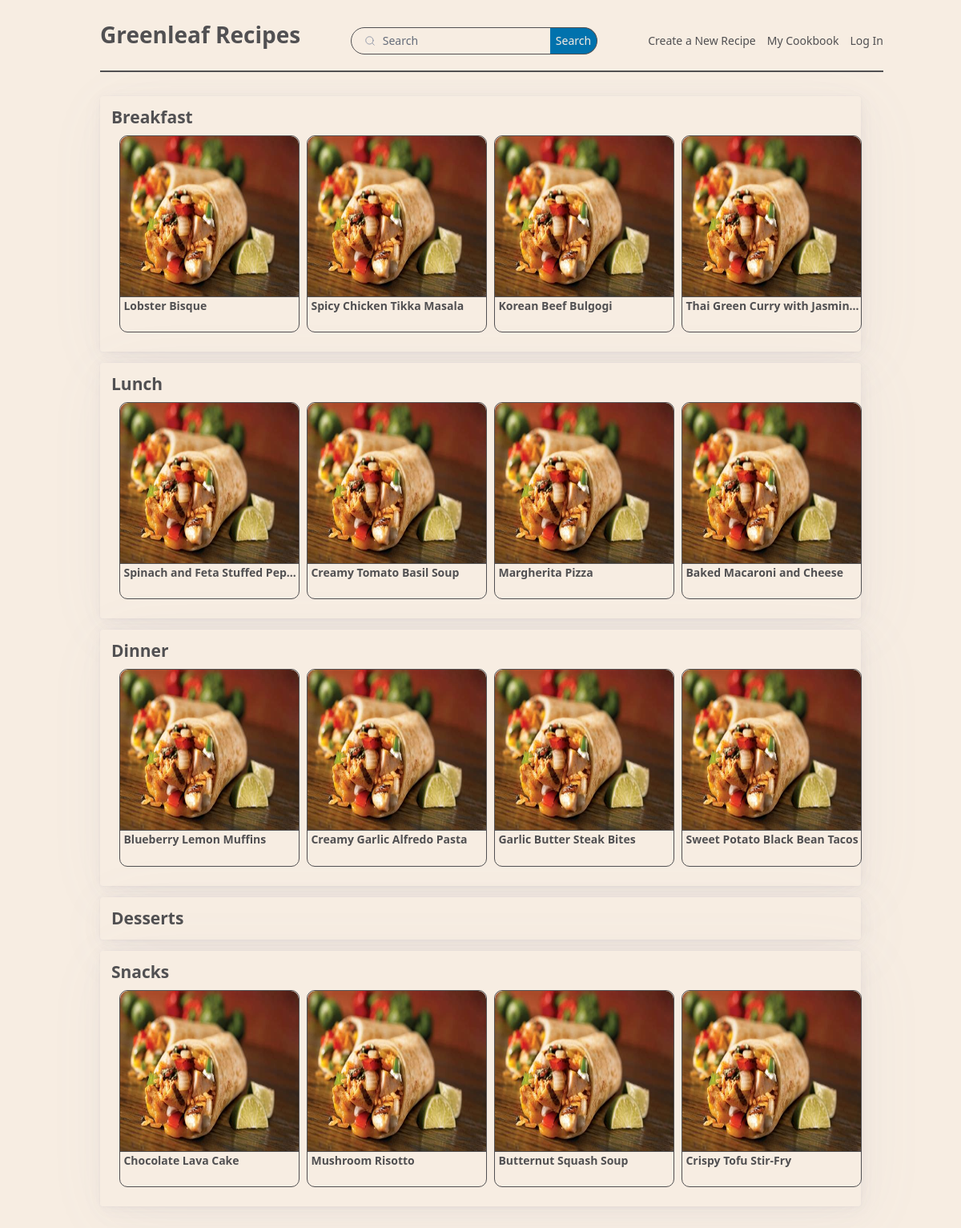
The page / on the database its author committed.
### app.py (models this page shows, shortened)
class Recipe(db.Model):
    id:so.Mapped[int] = so.mapped_column(primary_key=True)
    name:so.Mapped[str] = so.mapped_column(index=True, default="Default name")
    meal:so.Mapped[str] = so.mapped_column(index=True, default="Default meal")
    servings:so.Mapped[int] = so.mapped_column(default=0)
    prepTime:so.Mapped[float] = so.mapped_column(default=-1.0)
    prepUnit:so.Mapped[str] = so.mapped_column(default="Default unit")
    cookTime:so.Mapped[float] = so.mapped_column(default=-1.0)
    cookUnit:so.Mapped[str] = so.mapped_column(default="Default unit")
    description:so.Mapped[str] = so.mapped_column(default="Default description")
    instructions:so.Mapped[str] = so.mapped_column(default="Default instructions")
    image:so.Mapped[str] = so.mapped_column(default='Default image string', unique=True)
    author_id:so.Mapped[int] = so.mapped_column(sa.ForeignKey(User.id))

### app.py (the view)
@app.route('/')
def index():
    breakfast = getIndexRecipes('Breakfast')
    lunch = getIndexRecipes('Lunch')
    dinner = getIndexRecipes('Dinner')
    snacks = getIndexRecipes('Snacks')
    desserts = getIndexRecipes('Desserts')
    return render_template('index.html', breakfast=breakfast, lunch=lunch, dinner=dinner, snacks=snacks, desserts=desserts)

### app.py (called while the page is built)
def getIndexRecipes(meal, count=4):
    query = (
        sa.select(Recipe)
        .where(Recipe.meal == meal)
        .order_by(sa.func.random())
        .limit(count)
    )
    return db.session.scalars(query).all()

### templates/index.html (shortened to what this page needs)
{% extends "base.html" %}
{% block body %}
<article>
    <h3>
        Breakfast
    </h3>
    <div class="grid">
        {% for b in breakfast[0:4] %}
            <div class="item">
                <a href="{{ url_for('recipe_ex', id=b.id) }}"><img class="img" title="{{b.name}}" src= "{{ img }}\{{ b.image }}"/></a>
                <hr class="item" />
                <a href="{{ url_for('recipe_ex', id=b.id) }}" class="none space"><b class="dots"> {{b.name}} </b></a>
                <br>
            </div>
        {% endfor %}
    </div>
</article>
<article>
    <h3>
        Lunch
    </h3>
    <div class="grid">
        {% for l in lunch[0:4] %}
            <div class="item">
                <a href="{{ url_for('recipe_ex', id=l.id) }}"><img class="img" title="{{l.name}}" src= "{{ img }}\{{ l.image }}"/></a>
                <hr class="item" />
                <a href="{{ url_for('recipe_ex', id=l.id) }}" class="none space"><b class="dots"> {{l.name}} </b></a>
                <br>
            </div>
        {% endfor %}
    </div>
</article>
<article>
    <h3>
        Dinner
    </h3>
    <div class="grid">
        {% for d in dinner[0:4] %}
            <div class="item">
                <a href="{{ url_for('recipe_ex', id=d.id) }}"><img class="img" title="{{d.name}}" src= "{{ img }}\{{ d.image }}"/></a>
                <hr class="item" />
                <a href="{{ url_for('recipe_ex', id=d.id) }}" class="none space"><b class="dots"> {{d.name}} </b></a>
                <br>
            </div>
        {% endfor %}
</article>
<article>
    <h3>
        Desserts
    </h3>
</article>
<article>
    <h3>
        Snacks
    </h3>
    <div class="grid">
        {% for s in snacks[0:4] %}
            <div class="item">
                <a href="{{ url_for('recipe_ex', id=s.id) }}"><img class="img" title="{{s.name}}" src= "{{ img }}\{{ s.image }}"/></a>
                <hr class="item" />
                <a href="{{ url_for('recipe_ex', id=s.id) }}" class="none space"><b class="dots"> {{s.name}} </b></a>
                <br>
            </div>
        {% endfor %}
    </div>
</article>
{% endblock %}

### templates/base.html (shortened to what this page needs)
{% set img = url_for('static', filename='recipeImages') %}
<!DOCTYPE html>
<html>
    <head>
        <link rel="stylesheet" href="https://cdn.jsdelivr.net/npm/@picocss/pico@2/css/pico.min.css">
        <link rel="stylesheet" href="{{ url_for('static', filename='style.css') }}">
        <link rel="stylesheet" href="https://cdnjs.cloudflare.com/ajax/libs/font-awesome/4.7.0/css/font-awesome.min.css">
    </head>
    <body>
        <main class="container">
            <nav class="top">
                <ul>
                    <li><a href="/"><strong><h1 class="link-txt-color">Greenleaf Recipes</h1></strong></a></li>
                </ul>
                <ul>
                    <li>
                        <form role="search" class="search" action="/search">
                            <input name="search" type="search" placeholder="Search" class="search-color"/>
                            <input type="submit" value="Search" class="search-button"/>
                        </form>
                    </li>
                </ul>
                <ul>
                    <li><a href="/new-recipe" class="link-txt-color">Create a New Recipe</a></li>
                    <li><a href="/cookbook" class="link-txt-color">My Cookbook</a></li>
                    {% if current_user.is_anonymous %}
                        <li><a href="/log-in" class="link-txt-color">Log In</a></li>
                    {% else %}
                        <li><a href="" class="link-txt-color">Settings</a></li>
                        <li><a href="/log-out" class="link-txt-color">Log Out</a></li>
                    {% endif %}
                </ul>
            </nav>
            <div class="page">
                {% block body %}{% endblock %}
            </div>
        </main>
    </body>
</html>

### static/style.css (style rules this page uses)
:root { --item-width: 225px; --item-height: 200px; --font-size: 14px; font-size: var(--font-size); --border-rad: 10px; }
@media only screen and (prefers-color-scheme: light) { :root:not([data-theme]) { --back-color: #f7ede2; background-color: var(--back-color); --text-color: #515052; color: var(--text-color); } }
.top { border-bottom: solid var(--text-color) 2px; position: fixed; width: 81.5%; background: var(--back-color); padding-top: 14px; z-index: 99; }
.page { margin-top: 120px; }
.container { padding-top: 0.1px; }
.search { margin: 0px; }
.search-color { background-color: var(--back-color); border: solid var(--text-color) 1px; }
.search-button { color: var(--back-color); border: solid var(--text-color) 1px; border-left: 0px; }
.link-txt-color { color:var(--text-color); text-decoration: none; }
div.item { width: var(--item-width); height: calc(var(--item-height) + var(--font-size) * 3.3); border: 1px solid; margin: 10px; border-radius: var(--border-rad); }
.img { border-radius: var(--border-rad) var(--border-rad) 0px 0px; width: var(--item-width); height: var(--item-height); overflow: hidden; }
hr.item { width: calc(var(--item-width) - 1px); border-top: 1px solid; margin: 0px; }
.none { text-decoration: none; color: inherit; }
.space { padding-left: 2%; }
.dots { white-space: nowrap; overflow: hidden; text-overflow: ellipsis; display: inline-block; vertical-align: top; width: calc(var(--item-width) - 8px); }
label, li { color: var(--text-color); }
hr { border-top: solid var(--text-color) 1px; }
h1, h2, h3, h4, h6 { color: var(--text-color); }
article { background-color: var(--back-color); }

### rows shown on the page
Recipe: image (picture), name "Lobster Bisque"
Recipe: image (picture), name "Spicy Chicken Tikka Masala"
Recipe: image (picture), name "Korean Beef Bulgogi"
Recipe: image (picture), name "Thai Green Curry with Jasmin…"
Recipe: image (picture), name "Spinach and Feta Stuffed Pep…"
Recipe: image (picture), name "Creamy Tomato Basil Soup"
Recipe: image (picture), name "Margherita Pizza"
Recipe: image (picture), name "Baked Macaroni and Cheese"
Recipe: image (picture), name "Blueberry Lemon Muffins"
Recipe: image (picture), name "Creamy Garlic Alfredo Pasta"
Recipe: image (picture), name "Garlic Butter Steak Bites"
Recipe: image (picture), name "Sweet Potato Black Bean Tacos"
Recipe: image (picture), name "Chocolate Lava Cake"
Recipe: image (picture), name "Mushroom Risotto"
Recipe: image (picture), name "Butternut Squash Soup"
Recipe: image (picture), name "Crispy Tofu Stir-Fry"
